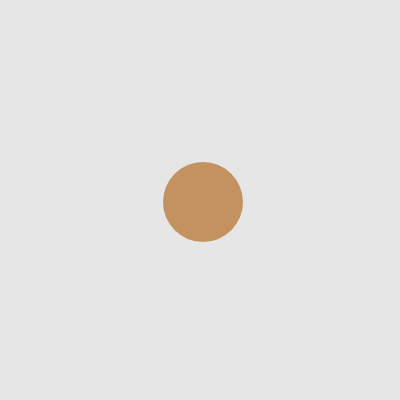
Frame 1 (no input)
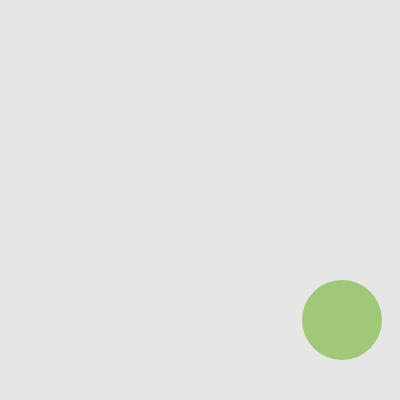
Frame 60 (no input)
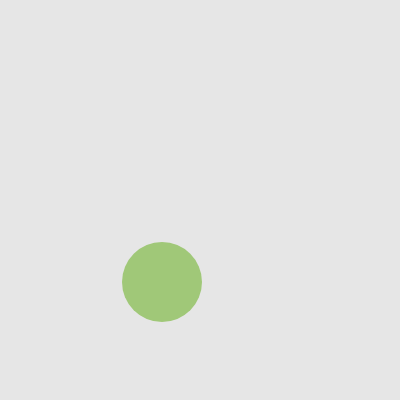
Frame 120 (the mouse pressed at the canvas centre since frame 60)

The p5.js sketch that drew these frames (run headless with seeded random() and noise() and a simulated clock; from frame 60 on, the mouse is pressed at the canvas centre):

// p5.js sketch
// ── sketch.js
let cookie;

function setup() {
  createCanvas(400, 400);
  noStroke();
  cookie = new Cookie("chocolate", 80, width / 2, height / 2);
}

function draw() {
  background(230);
  cookie.update();
  cookie.show();
}

class Cookie {
  constructor(flavor, sz, x, y) {
    this.flavor = flavor;
    this.sz = sz;
    this.x = x;
    this.y = y;
    this.vx = 3;
    this.vy = 2;
  }

  show() {
    switch (this.flavor) {
      case "chocolate":  fill(196, 146,  96); break;
      case "vanilla":    fill(255, 223, 150); break;
      case "matcha":     fill(160, 200, 120); break;
      case "strawberry": fill(240, 150, 170); break;
      default:           fill(220, 180, 120);
    }
    ellipse(this.x, this.y, this.sz);
  }

  update() {
    this.x += this.vx;
    this.y += this.vy;

    const r = this.sz / 2;

    if (this.x - r < 0 || this.x + r > width) {
      this.vx *= -1;
      this.x = constrain(this.x, r, width - r);
      this.randomFlavor();
    }
    if (this.y - r < 0 || this.y + r > height) {
      this.vy *= -1;
      this.y = constrain(this.y, r, height - r);
      this.randomFlavor();
    }
  }

  move() {
    const step = 10;
    if (keyCode === LEFT_ARROW)  this.x -= step;
    if (keyCode === RIGHT_ARROW) this.x += step;
    if (keyCode === UP_ARROW)    this.y -= step;
    if (keyCode === DOWN_ARROW)  this.y += step;
  }

  randomFlavor() {
    const flavors = ["chocolate", "vanilla", "matcha", "strawberry"];
    this.flavor = random(flavors);
  }
}

function keyPressed() {
  cookie.move();
}

function mousePressed() {
  cookie.randomFlavor();
}
